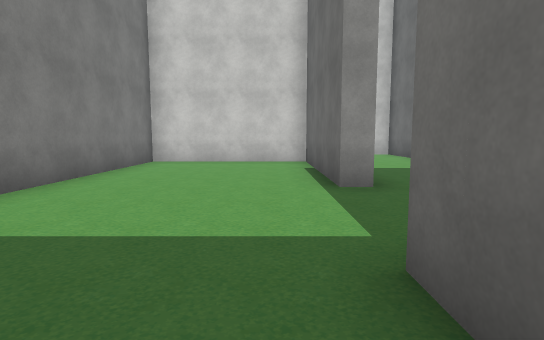
view 1 (above)

16 first-person views from a walk through a Unity game level. The camera is 1.5 m above the floor, tilts 6° down and sees 80° across. The floor is counted in squares, 2 m on a side. Each view is taken from the middle of a square. On the plan, view 1 faces up. The plan holds only what a view shows up to about 11 squares ahead; the rest is blank. The place goes on beyond the plan. The player character is not drawn. Some animated figures are not drawn. Some surface patterns are stand-ins.

view 2
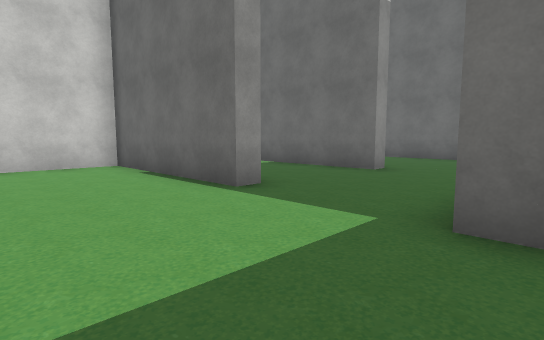

view 3
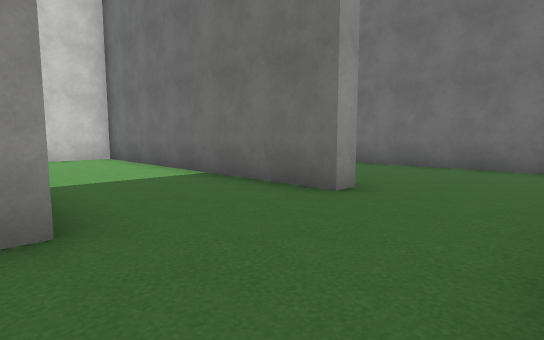

view 4
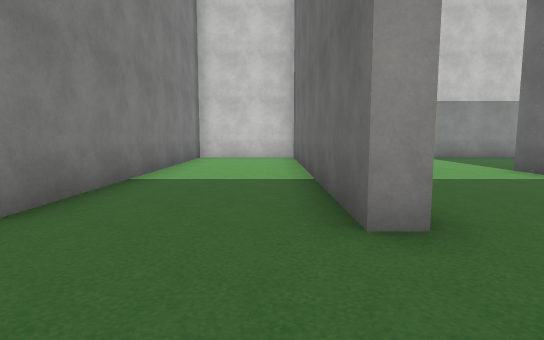

view 5
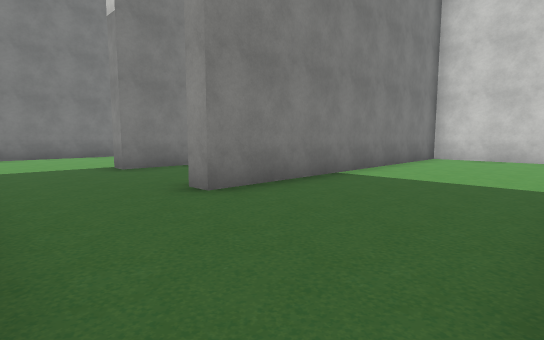

view 6
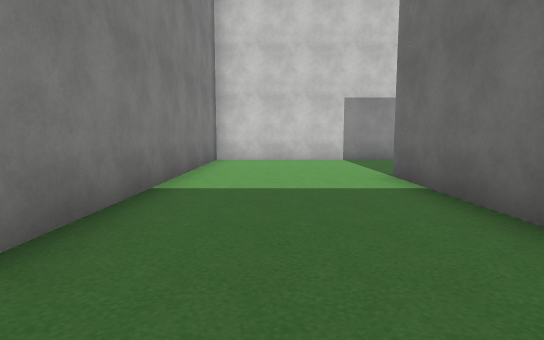

view 7
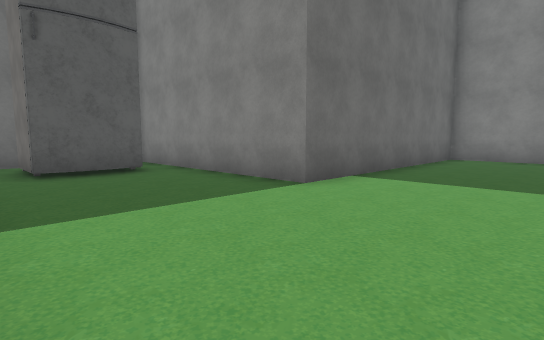

view 8
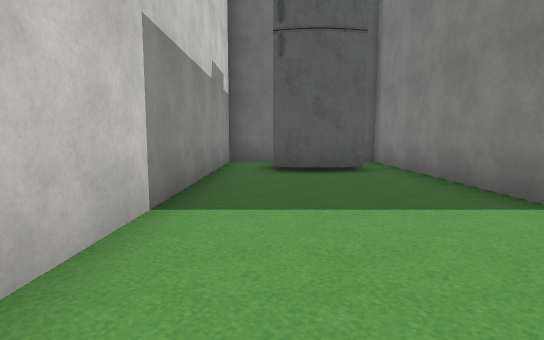

view 9
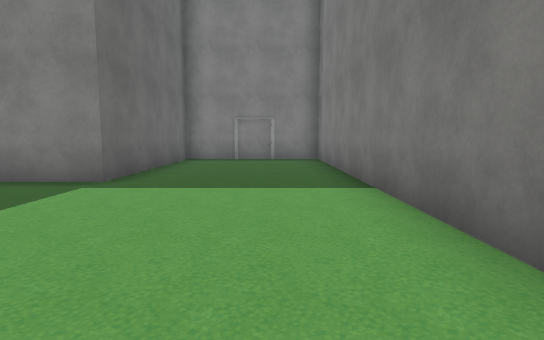

view 10
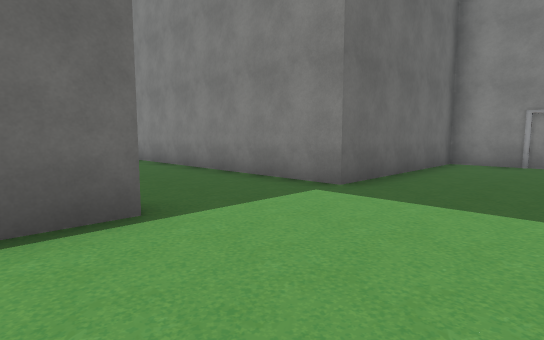

view 11
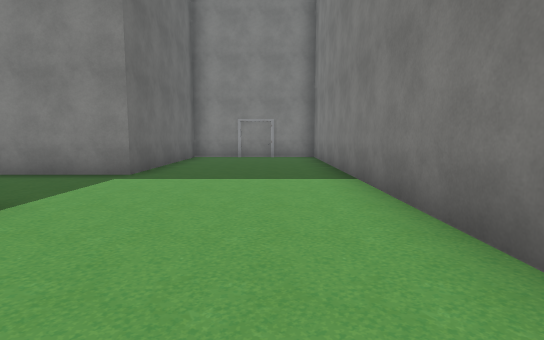

view 12
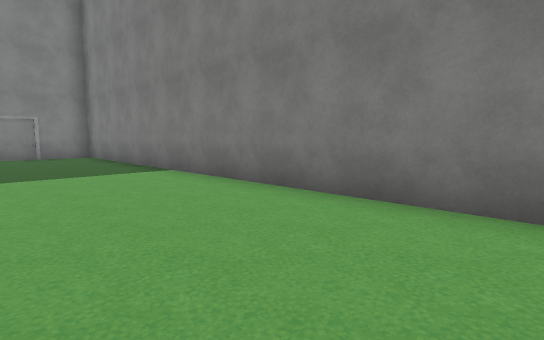

view 13
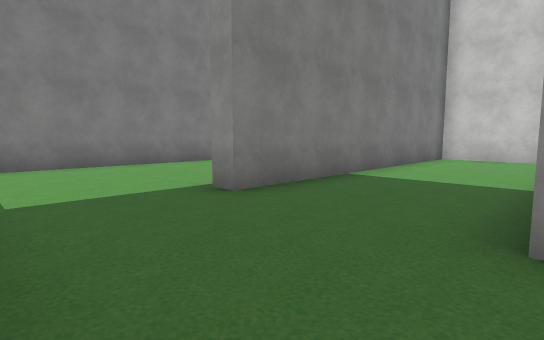

view 14
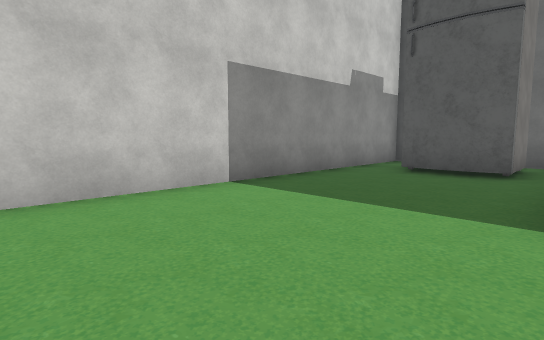

view 15
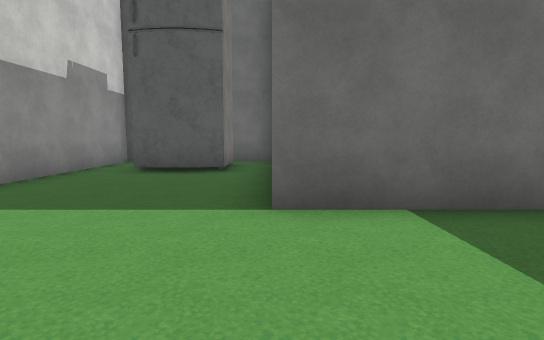

view 16
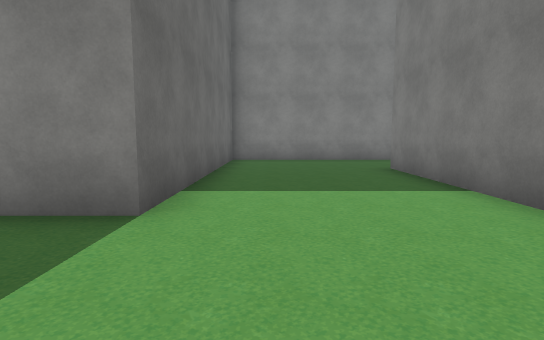

### Floor plan
Points are (right, up) in squares from view 1. A wall is a line through its corners. A room is listed if a view was taken in it or the views show most of it. See-through windows are left out.
Room 1 (views 1, 2, 3, 4, 5, 6, 7, 8, 9, 10, 11, 12, 13, 14, 15, 16)
walls: (12.5, 13.2) (5.3, 13.2) (5.3, 4.5) (4.8, 4.5) (4.8, 13.2) (1.5, 13.2) (1.5, 4.7) (1, 4.7) (1, 9.5) (-3.5, 9.5) (-3.5, -3.5) (0.7, -3.5) (0.7, 1.7) (9.3, 1.7) (9.3, 9) (13.5, 9)
ways out: opening at (13.5, 13) to room 2
objects: other object (13, 11)
Room 2 (no view inside)
walls: (15.5, 11.8) (15.5, 13.2) (12.5, 13.2); (13.5, 9) (15.5, 9) (15.5, 10.2)
ways out: opening at (13.5, 13) to room 1

Where each view was taken, in squares from view 1:
view 1: 0 up, 0 right, facing up
view 2: 1 up, 2 left, facing up-right
view 3: 2 up, 1 right, facing up-right
view 4: 2 up, 4 right, facing up
view 5: 2 up, 9 right, facing up-left
view 6: 3 up, 7 right, facing up
view 7: 13 up, 6 right, facing down-right
view 8: 12 up, 6 right, facing right
view 9: 7 up, 2 left, facing down
view 10: 6 up, 2 left, facing down-right
view 11: 8 up, 2 left, facing down
view 12: 9 up, 0 right, facing down-left
view 13: 2 up, 5 right, facing up-left
view 14: 9 up, 6 right, facing up-right
view 15: 9 up, 6 right, facing right
view 16: 12 up, 8 right, facing down
